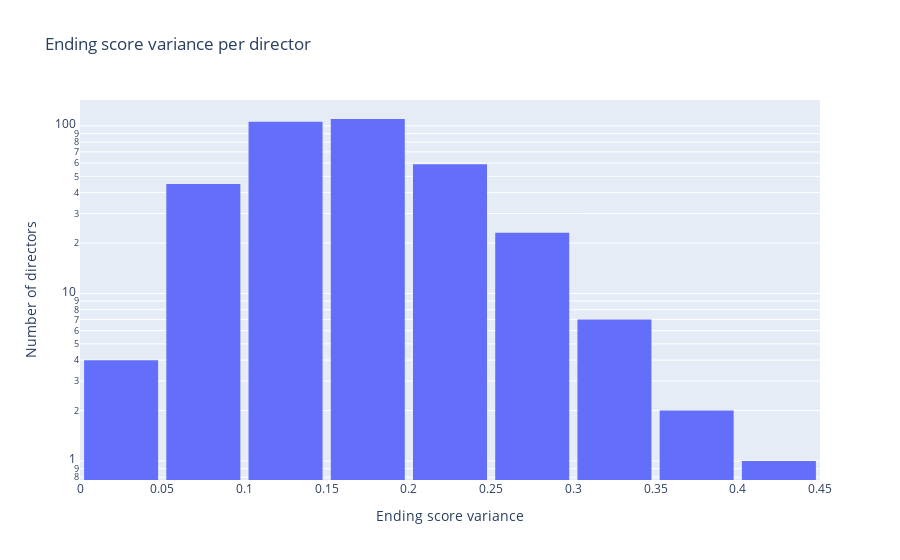

The cell this chart's notebook holds for it:
### Code cell
fig = px.histogram(
    director_score_variance, 
    nbins=10,
    title='Ending score variance per director',
    log_y=True
)

fig.update_layout(
    xaxis_title='Ending score variance',
    yaxis_title='Number of directors',
    bargap=0.1,
    showlegend=False
)

fig.show()

fig.write_html("../../assets/img/rq3/director_score_variance.html")

### Figure 1 — Plotly figure (JSON) as saved in the notebook; plotly's stock layout.template omitted (floating-point values rounded to 4 significant figures; data arrays with more than 128 entries replaced by an {"elided": "..."} marker saying what was removed)
{"data": [{"alignmentgroup": "True", "bingroup": "x", "hovertemplate": "variable=Score<br>value=%{x}<br>count=%{y}<extra></extra>", "legendgroup": "Score", "marker": {"color": "#636efa", "pattern": {"shape": ""}}, "name": "Score", "nbinsx": 10, "offsetgroup": "Score", "orientation": "v", "showlegend": true, "type": "histogram", "x": {"elided": "357 float values"}, "xaxis": "x", "yaxis": "y"}], "layout": {"bargap": 0.1, "barmode": "relative", "legend": {"title": {"text": "variable"}, "tracegroupgap": 0}, "showlegend": false, "title": {"text": "Ending score variance per director"}, "xaxis": {"anchor": "y", "domain": [0, 1], "title": {"text": "Ending score variance"}}, "yaxis": {"anchor": "x", "domain": [0, 1], "title": {"text": "Number of directors"}, "type": "log"}}}
